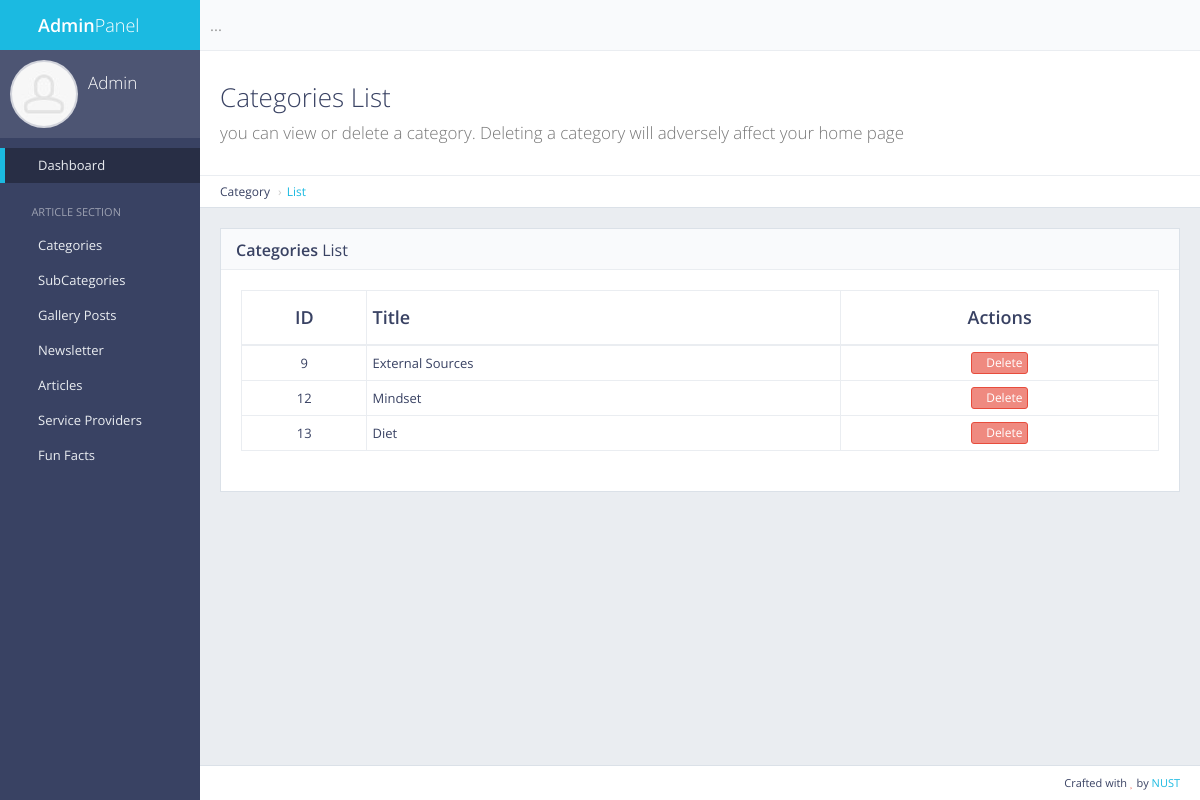
The app's page /panel/category/list/ (signed in) with its own data.
### categories/models.py (models this page shows, shortened)
class Categories(models.Model):
 name = models.CharField(max_length=50)
 count = models.IntegerField(default=0)

### categories/views.py (the view)
# urls.py: url(r'^panel/category/list/$', views.cat_list, name='cat_list'),
def cat_list(request):
 if not request.user.is_authenticated :
  return redirect('mylogin')
 categories = Categories.objects.all()
 return render(request, 'back/category_list.html', {'categories':categories})

### main/templates/back/category_list.html (shortened to what this page needs)
{% extends 'back/base.html' %}
{% load static %}
{% block mainblock %}
<div class="content-header">
 <div class="header-section">
  <h1>
   <i class="fa fa-table"></i>Categories List<br><small>you can view or delete a category. Deleting a category will adversely affect your home page</small>
  </h1>
 </div>
</div>
<ul class="breadcrumb breadcrumb-top">
 <li>Category</li>
 <li><a href="/panel/category/list">List</a></li>
</ul>
<div class="block full">
 <div class="block-title">
  <h2><strong>Categories</strong> List</h2>
 </div>
 <div class="table-responsive">
  <table id="example-datatable" class="table table-vcenter table-condensed table-bordered">
   <thead>
    <tr>
     <th class="text-center">ID</th>
     <th>Title</th>
     <th class="text-center">Actions</th>
    </tr>
   </thead>
   <tbody>
    {% for cc in categories %}
    <tr>
     <td class="text-center">{{cc.pk}}</td>
     <td>{{cc.name}}</td>
     <td class="text-center">
      <div class="btn-group">
       <a href="{% url 'cat_delete' pk=cc.pk %}" data-toggle="tooltip" title="Delete"
        class="btn btn-xs btn-danger"><i class="fa fa-times"></i>Delete</a>
      </div>
     </td>
    </tr>
    {% endfor %}
   </tbody>
  </table>
 </div>
</div>
{% endblock %}

### records on screen
Categories: pk "9", name "External Sources"
Categories: pk "12", name "Mindset"
Categories: pk "13", name "Diet"
